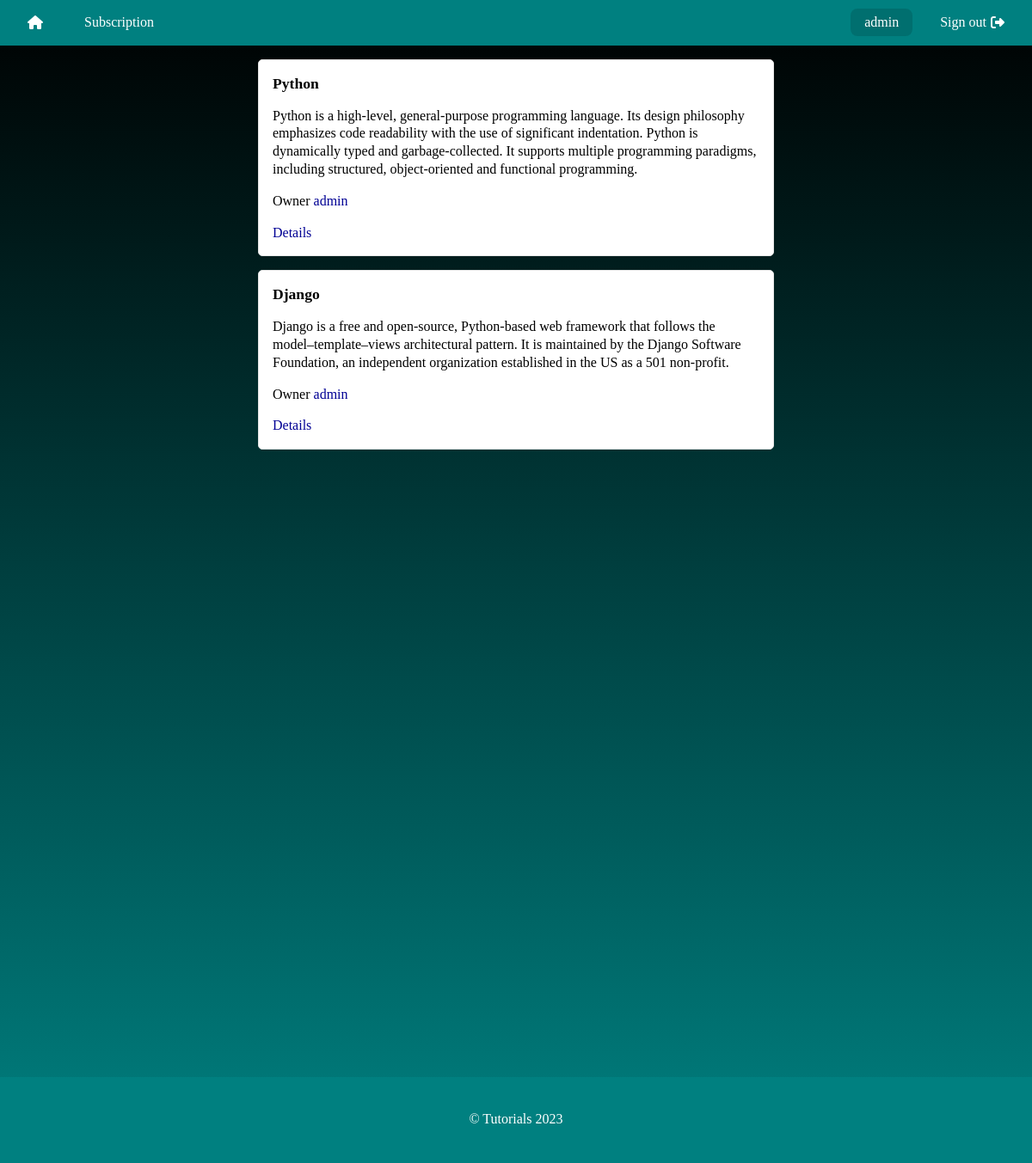
The app's page / (signed in) with its own data.
### products/models.py (models this page shows, shortened)
class Product(models.Model):
    owner = models.ForeignKey(User, on_delete=models.CASCADE)
    title = models.CharField(max_length=255)
    created_at = models.DateTimeField(auto_now_add=True)
    updated_at = models.DateTimeField(auto_now=True)
    description = models.TextField(null=True, blank=True, max_length=5000)

### products/views.py (the view)
# urls.py: path("", home_view, name="home"),
def home_view(request):
    if not request.user.is_authenticated:
        return redirect("accounts:login")
    products = Product.objects.filter(owner=request.user)
    context = {
        'products':products,
    }
    return render(request, 'products/products-list.html', context)

### templates/products/products-list.html
{% extends "base.html" %}
{% block body %}
    <div class="products-list-page">
        <div class="content">
            {% for product in products %}
                <div class="product">
                    <div class="title">{{ product.title }}</div>
                    <div class="description">{{ product.description }}</div>
                    <div class="owner">
                        <span>Owner</span>
                        <a href="{% url 'accounts:profile' product.owner.username %}">{{ product.owner.username }}</a>
                    </div>
                    <a href="{% url 'products:product-details' product.id %}">Details</a>
                </div>
            {% endfor %}
        </div>
    </div>
{% endblock body %}

### templates/layouts/header.html
<header id="headerWrapper">
    <nav>
        <div class="group">
            <a href="{% url 'products:home' %}">
                <span class="fa-solid fa-home"></span>
            </a>
            <a href="{% url 'products:accessed-products' %}">Subscription</a>
        </div>
        <div class="group">
            {% if request.user.is_authenticated %}
                <a href="{% url 'accounts:profile' request.user.username %}" id="username">
                    <span>{{ request.user.username }}</span>
                </a>
                <a href="{% url 'accounts:logout' %}">
                    <span>Sign out</span>
                    <i class="fa-solid fa-right-from-bracket"></i>
                </a>
            {% else %}
                <a href="{% url 'accounts:login' %}">
                    <span>Sign in</span>
                    <i class="fa-solid fa-right-to-bracket"></i>
                </a>
            {% endif %}
        </div>
    </nav>
</header>

### static/css/main.css (style rules this page uses)
*, *::after, *::before { margin: 0; padding: 0; font-family: inherit; background: transparent; box-sizing: border-box; scroll-behavior: smooth; scrollbar-color: var(--main-color) transparent; text-decoration: none; color: inherit; }
a { color: var(--dark-blue); }
html { background: linear-gradient(to top, var(--main-color), var(--black)); background-attachment: fixed; line-height: 1.3; }
html { --main-color: rgb(0, 128, 128); --main-color2: rgb(0, 111, 111); --base-white: #fff; --white: #fff; --border-color: rgb(229, 229, 229); --dark-blue: rgb(0, 0, 148); --black: rgb(0, 0, 0); --silver: rgb(192, 192, 192); }
header[id=headerWrapper] { position: fixed; width: 100%; height: 3.3rem; top: 0; left: 0; }
header[id=headerWrapper] nav { background: var(--main-color); display: flex; justify-content: space-between; gap: 1rem; align-items: center; width: 100%; padding: 0 1rem; height: 100%; }
header[id=headerWrapper] nav .group { height: 100%; display: flex; justify-content: center; align-items: center; gap: 1rem; }
header[id=headerWrapper] nav .group a { padding: 2px 1rem; display: flex; justify-content: center; align-items: center; color: var(--white); gap: 5px; border-radius: 8px; height: 2rem; }
header[id=headerWrapper] nav .group a#username { background: var(--main-color2); }
header[id=headerWrapper] nav .group svg, header[id=headerWrapper] nav .group span { color: var(--base-white); }
.products-list-page { display: flex; justify-content: center; }
.products-list-page .content { width: 100%; max-width: 600px; display: flex; flex-direction: column; gap: 1rem; }
.products-list-page .content .product { background-color: var(--white); padding: 1rem; border-radius: 5px; display: flex; flex-direction: column; overflow: hidden; border: 1px solid var(--border-color); gap: 1rem; }
.products-list-page .content .product .title { font-size: 1.1rem; font-weight: 900; color: var(--black); }

### records on screen
Product: title "Python", description "Python is a high-level, general-purpose programming language. Its design philosophy emphasizes code readability with the use of significant indentation. Python is dynamically typed and garbage-collected. It supports multiple programming paradigms, including structured, object-oriented and functional programming.", owner.username "admin"
Product: title "Django", description "Django is a free and open-source, Python-based web framework that follows the model–template–views architectural pattern. It is maintained by the Django Software Foundation, an independent organization established in the US as a 501 non-profit.", owner.username "admin"

### other values on screen
{{ request.user.username }} "admin"
